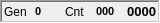
<?xml version="1.0" encoding="UTF-8"?>
<ui version="4.0">
 <class>Generation</class>
 <widget class="QFrame" name="Generation">
  <property name="geometry">
   <rect>
    <x>0</x>
    <y>0</y>
    <width>160</width>
    <height>21</height>
   </rect>
  </property>
  <property name="sizePolicy">
   <sizepolicy hsizetype="Expanding" vsizetype="Expanding">
    <horstretch>0</horstretch>
    <verstretch>0</verstretch>
   </sizepolicy>
  </property>
  <property name="maximumSize">
   <size>
    <width>320</width>
    <height>32</height>
   </size>
  </property>
  <property name="frameShape">
   <enum>QFrame::WinPanel</enum>
  </property>
  <property name="frameShadow">
   <enum>QFrame::Sunken</enum>
  </property>
  <property name="lineWidth">
   <number>1</number>
  </property>
  <layout class="QHBoxLayout" name="horizontalLayout">
   <property name="spacing">
    <number>1</number>
   </property>
   <property name="leftMargin">
    <number>2</number>
   </property>
   <property name="topMargin">
    <number>2</number>
   </property>
   <property name="rightMargin">
    <number>2</number>
   </property>
   <property name="bottomMargin">
    <number>2</number>
   </property>
   <item>
    <widget class="QLabel" name="label">
     <property name="text">
      <string>Gen</string>
     </property>
    </widget>
   </item>
   <item>
    <widget class="QLabel" name="uiGeneration">
     <property name="font">
      <font>
       <pointsize>8</pointsize>
       <weight>75</weight>
       <bold>true</bold>
      </font>
     </property>
     <property name="text">
      <string>0</string>
     </property>
    </widget>
   </item>
   <item>
    <widget class="QLabel" name="label_2">
     <property name="text">
      <string>Cnt</string>
     </property>
    </widget>
   </item>
   <item>
    <widget class="QLabel" name="uiCount">
     <property name="font">
      <font>
       <pointsize>8</pointsize>
       <weight>75</weight>
       <bold>true</bold>
      </font>
     </property>
     <property name="text">
      <string>000</string>
     </property>
    </widget>
   </item>
   <item>
    <widget class="QLabel" name="uiFrom">
     <property name="font">
      <font>
       <pointsize>10</pointsize>
       <weight>75</weight>
       <bold>true</bold>
      </font>
     </property>
     <property name="text">
      <string>0000</string>
     </property>
     <property name="alignment">
      <set>Qt::AlignRight|Qt::AlignTrailing|Qt::AlignVCenter</set>
     </property>
    </widget>
   </item>
  </layout>
 </widget>
 <resources/>
 <connections/>
</ui>
